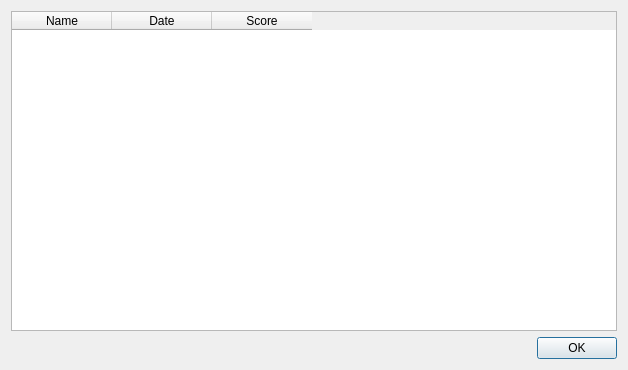
<?xml version="1.0" encoding="UTF-8"?>
<ui version="4.0">
 <class>Scoreboard</class>
 <widget class="QDialog" name="Scoreboard">
  <property name="geometry">
   <rect>
    <x>0</x>
    <y>0</y>
    <width>628</width>
    <height>370</height>
   </rect>
  </property>
  <property name="windowTitle">
   <string>Dialog</string>
  </property>
  <layout class="QGridLayout" name="gridLayout">
   <item row="0" column="0" colspan="2">
    <widget class="QTableWidget" name="tableWidget">
     <column>
      <property name="text">
       <string>Name</string>
      </property>
     </column>
     <column>
      <property name="text">
       <string>Date</string>
      </property>
     </column>
     <column>
      <property name="text">
       <string>Score</string>
      </property>
     </column>
    </widget>
   </item>
   <item row="2" column="1">
    <widget class="QPushButton" name="pushButton">
     <property name="sizePolicy">
      <sizepolicy hsizetype="Fixed" vsizetype="Fixed">
       <horstretch>0</horstretch>
       <verstretch>0</verstretch>
      </sizepolicy>
     </property>
     <property name="layoutDirection">
      <enum>Qt::LeftToRight</enum>
     </property>
     <property name="text">
      <string>OK</string>
     </property>
    </widget>
   </item>
  </layout>
 </widget>
 <resources/>
 <connections/>
</ui>
